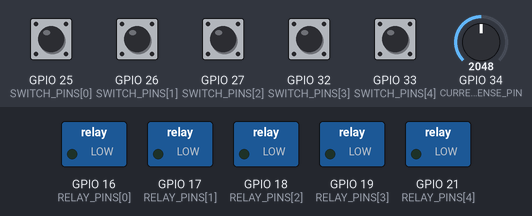
The sketch below on a simulated ESP32. Parts: switched loads named in the sketch (green lamp = pin HIGH). The test bench sets the inputs (shaded band); at power-on: GPIO 25 (SWITCH_PINS[0]), GPIO 26 (SWITCH_PINS[1]), GPIO 27 (SWITCH_PINS[2]), GPIO 32 (SWITCH_PINS[3]), GPIO 33 (SWITCH_PINS[4]) HIGH, GPIO 34 (CURRENT_SENSE_PIN) = 2048. What the sketch prints to the serial monitor is not drawn.

Above: at 1.2 s.
1.3 s: GPIO 25 (SWITCH_PINS[0]) pulled LOW for 0.15 s
At 1.44 s:
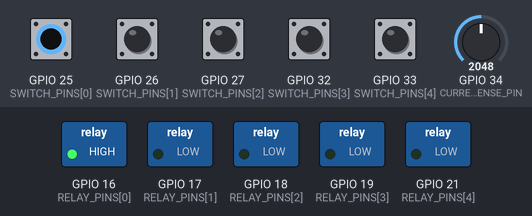
3.0 s: GPIO 26 (SWITCH_PINS[1]) pulled LOW for 0.15 s
At 3.14 s:
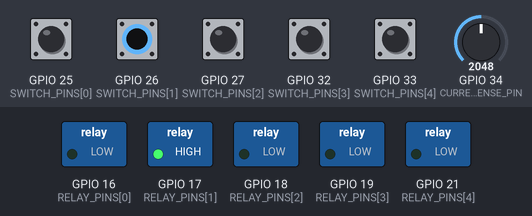
4.7 s: GPIO 27 (SWITCH_PINS[2]) pulled LOW for 0.15 s
At 4.84 s:
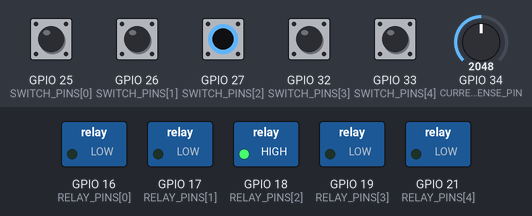
6.4 s: GPIO 32 (SWITCH_PINS[3]) pulled LOW for 0.15 s
At 6.54 s:
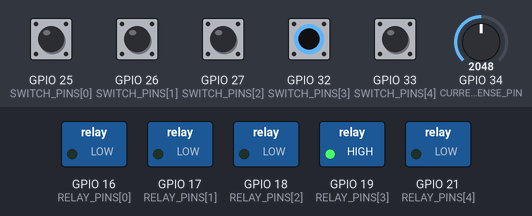
8.1 s: GPIO 33 (SWITCH_PINS[4]) pulled LOW for 0.15 s
At 8.24 s:
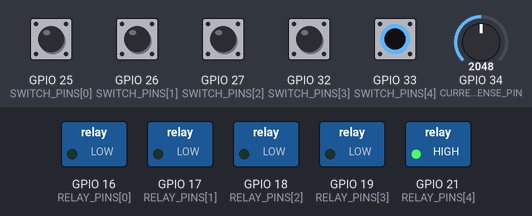
9.8 s: GPIO 25 (SWITCH_PINS[0]) driven LOW and GPIO 26 (SWITCH_PINS[1]) driven LOW
At 11.1 s:
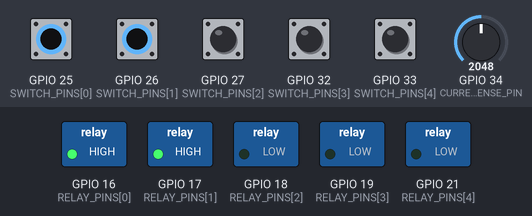
Timing chart, 0 to 12.3 s (numbered marks = the images above; inputs shaded):
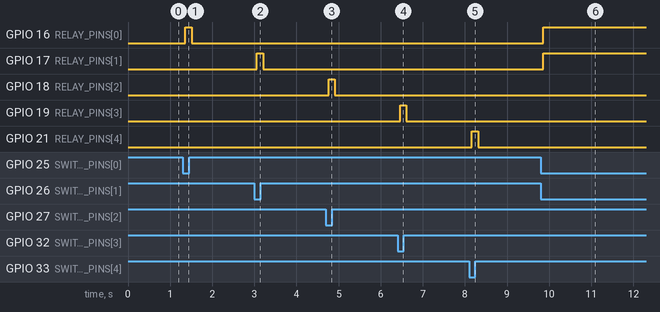

The sketch:

sketch.ino
```cpp
/*
 * Techathon2026-Straw_Hat — hardware node for Work Room 1 ("work1")
 * ---------------------------------------------------------------
 * ESP32 DevKitC V4. Reads 5 wall switches (active-low, internal pull-ups),
 * drives 5 relay channels (2 fans + 3 lights), samples the room current
 * tap on GPIO34 (ADC), and prints one JSON telemetry line over Serial
 * every 2 seconds — plus immediately whenever a switch changes state.
 *
 * The JSON line is shaped exactly like the backend's per-room device state:
 *   {"room":"work1","devices":[{"id":"work1-fan-1","status":"on","watts":60},...],
 *    "roomWatts":N, "sense":{...}}
 *
 * REAL INSTALL NOTE: on physical hardware this exact JSON would not go to
 * Serial — the ESP32 would join the office WiFi (WiFi.h + HTTPClient) and
 * POST it to the backend's REST API (http://<backend-host>:4000), the same
 * ingestion surface the device simulator feeds. Serial is used here because
 * the Wokwi demo must run deterministically with zero network setup.
 *
 * Wokwi stand-ins (documented in docs/HARDWARE.md):
 *   - LED + 220R on each relay's NO contact  = 220 V AC fan/light load
 *   - Potentiometer on GPIO34                = ACS712-20A current sensor tap
 */

#include <Arduino.h>

// ---------------------------------------------------------------------------
// Relay polarity.
// Wokwi's wokwi-relay-module (default "npn" transistor attr) energizes the
// coil — closing COM->NO — when IN is driven HIGH, matching a typical
// transistor-driven relay board. If your physical relay board is one of the
// common opto-isolated LOW-trigger boards, flip this to 0; nothing else in
// the sketch changes.
// ---------------------------------------------------------------------------
#define RELAY_ACTIVE_HIGH 1

#if RELAY_ACTIVE_HIGH
static const uint8_t RELAY_ON_LEVEL  = HIGH;
static const uint8_t RELAY_OFF_LEVEL = LOW;
#else
static const uint8_t RELAY_ON_LEVEL  = LOW;
static const uint8_t RELAY_OFF_LEVEL = HIGH;
#endif

static const int DEVICE_COUNT = 5;

// Order matches the backend's device list for room "work1".
static const char *DEVICE_IDS[DEVICE_COUNT] = {
  "work1-fan-1", "work1-fan-2", "work1-light-1", "work1-light-2", "work1-light-3"
};

// Rated power (fan 60 W, light 15 W) — same constants the backend uses.
static const uint16_t DEVICE_WATTS[DEVICE_COUNT] = { 60, 60, 15, 15, 15 };

// Wall switches: common terminal -> GPIO, other terminal -> GND.
// INPUT_PULLUP, so closed switch reads LOW = device ON (active-low).
// All five pins support internal pull-ups (GPIO34/35/36/39 do not, and are
// deliberately not used for switches).
static const uint8_t SWITCH_PINS[DEVICE_COUNT] = { 25, 26, 27, 32, 33 };

// Relay control inputs. 16/17/18/19/21 are free of ESP32 strapping duties
// (unlike 0/2/5/12/15), so relays cannot chatter during boot.
static const uint8_t RELAY_PINS[DEVICE_COUNT] = { 16, 17, 18, 19, 21 };

// Room current tap. In the real install: ACS712-20A in series with the
// room's load circuit, its analog out divided down to the ADC range.
// GPIO34 is input-only ADC1 — ideal for a passive analog signal.
static const uint8_t CURRENT_SENSE_PIN = 34;

// ACS712-20A modelling for the sim: full pot travel = 0..10 A RMS.
static const float SENSE_FULL_SCALE_AMPS = 10.0f;
static const float MAINS_VOLTAGE = 230.0f;

static const unsigned long TELEMETRY_INTERVAL_MS = 2000;
static const unsigned long SWITCH_SAMPLE_MS = 25;
static const uint8_t DEBOUNCE_SAMPLES = 3; // 3 x 25 ms of agreement

static bool deviceOn[DEVICE_COUNT];
static uint8_t debounceCount[DEVICE_COUNT];
static unsigned long lastTelemetryAt = 0;
static unsigned long lastSampleAt = 0;

static bool readSwitch(int i) {
  return digitalRead(SWITCH_PINS[i]) == LOW; // active-low
}

static void applyRelay(int i) {
  digitalWrite(RELAY_PINS[i], deviceOn[i] ? RELAY_ON_LEVEL : RELAY_OFF_LEVEL);
}

static void printTelemetry() {
  int roomWatts = 0;
  for (int i = 0; i < DEVICE_COUNT; i++) {
    if (deviceOn[i]) roomWatts += DEVICE_WATTS[i];
  }

  int adcRaw = analogRead(CURRENT_SENSE_PIN); // 0..4095
  float sensedAmps = (adcRaw / 4095.0f) * SENSE_FULL_SCALE_AMPS;
  float sensedWatts = sensedAmps * MAINS_VOLTAGE;

  Serial.print("{\"room\":\"work1\",\"devices\":[");
  for (int i = 0; i < DEVICE_COUNT; i++) {
    if (i > 0) Serial.print(",");
    Serial.print("{\"id\":\"");
    Serial.print(DEVICE_IDS[i]);
    Serial.print("\",\"status\":\"");
    Serial.print(deviceOn[i] ? "on" : "off");
    Serial.print("\",\"watts\":");
    Serial.print(deviceOn[i] ? DEVICE_WATTS[i] : 0);
    Serial.print("}");
  }
  Serial.print("],\"roomWatts\":");
  Serial.print(roomWatts);

  // Raw current-sensor tap (extra keys; backend consumers ignore unknowns).
  // In the real install the backend cross-checks sensedWatts against
  // roomWatts to catch stalled fans, wiring faults, or a stuck relay.
  Serial.print(",\"sense\":{\"adcRaw\":");
  Serial.print(adcRaw);
  Serial.print(",\"amps\":");
  Serial.print(sensedAmps, 2);
  Serial.print(",\"approxWatts\":");
  Serial.print(sensedWatts, 0);
  Serial.println("}}");
}

void setup() {
  Serial.begin(115200);

  for (int i = 0; i < DEVICE_COUNT; i++) {
    pinMode(SWITCH_PINS[i], INPUT_PULLUP);
    pinMode(RELAY_PINS[i], OUTPUT);
    digitalWrite(RELAY_PINS[i], RELAY_OFF_LEVEL); // safe state before sync
  }
  pinMode(CURRENT_SENSE_PIN, INPUT);

  delay(50); // let pull-ups settle before the first read

  // Sync relays to the current wall-switch positions at boot.
  for (int i = 0; i < DEVICE_COUNT; i++) {
    deviceOn[i] = readSwitch(i);
    debounceCount[i] = 0;
    applyRelay(i);
  }

  Serial.println("// work1 hardware node up — slide a wall switch to toggle its load");
  printTelemetry();
  lastTelemetryAt = millis();
}

void loop() {
  unsigned long now = millis();

  // Debounced switch polling. On a confirmed change: drive the relay and
  // push a telemetry line immediately (mirrors the backend's
  // push-on-every-change semantics, not just the 2 s heartbeat).
  if (now - lastSampleAt >= SWITCH_SAMPLE_MS) {
    lastSampleAt = now;
    bool changed = false;

    for (int i = 0; i < DEVICE_COUNT; i++) {
      bool raw = readSwitch(i);
      if (raw != deviceOn[i]) {
        if (++debounceCount[i] >= DEBOUNCE_SAMPLES) {
          deviceOn[i] = raw;
          debounceCount[i] = 0;
          applyRelay(i);
          changed = true;
        }
      } else {
        debounceCount[i] = 0;
      }
    }

    if (changed) {
      printTelemetry();
      lastTelemetryAt = now;
    }
  }

  // 2-second telemetry heartbeat.
  if (now - lastTelemetryAt >= TELEMETRY_INTERVAL_MS) {
    lastTelemetryAt = now;
    printTelemetry();
  }
}
```

Measured:
- after the input at 1.3 s, GPIO 16 (RELAY_PINS[0]): LOW → HIGH after 0.06 s, → LOW 0.15 s later
- after the input at 3.0 s, GPIO 17 (RELAY_PINS[1]): LOW → HIGH after 0.06 s, → LOW 0.15 s later
- after the input at 4.7 s, GPIO 18 (RELAY_PINS[2]): LOW → HIGH after 0.06 s, → LOW 0.15 s later
- after the input at 6.4 s, GPIO 19 (RELAY_PINS[3]): LOW → HIGH after 0.06 s, → LOW 0.15 s later
- after the input at 8.1 s, GPIO 21 (RELAY_PINS[4]): LOW → HIGH after 0.06 s, → LOW 0.15 s later
- after the input at 9.8 s, GPIO 16 (RELAY_PINS[0]), GPIO 17 (RELAY_PINS[1]): LOW → HIGH after 0.06 s
